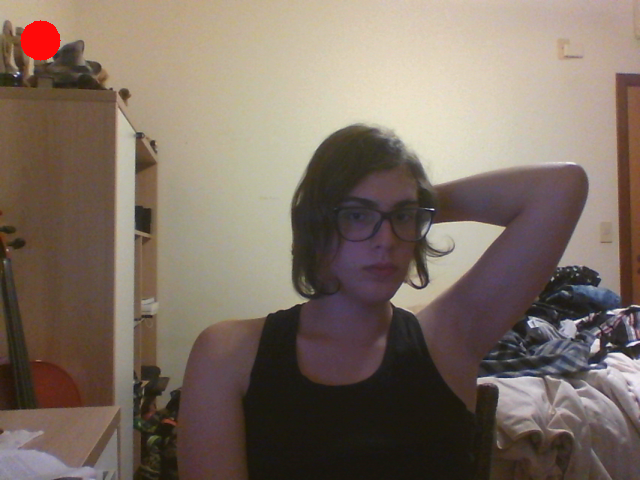
#> input picture capture/1460681605.26.png, 640 x 480 px, given in place of the camera
$ python compare.py
#> lines starting #> are read from the running program, lines starting #| are printed output that depends on the picture
### processing.py
#!/usr/bin/python
#encoding:utf-8

import numpy as np
import cv2

### Funções de preprocessamento ###

def toGray(frame):
  return cv2.cvtColor(frame, cv2.COLOR_BGR2GRAY)
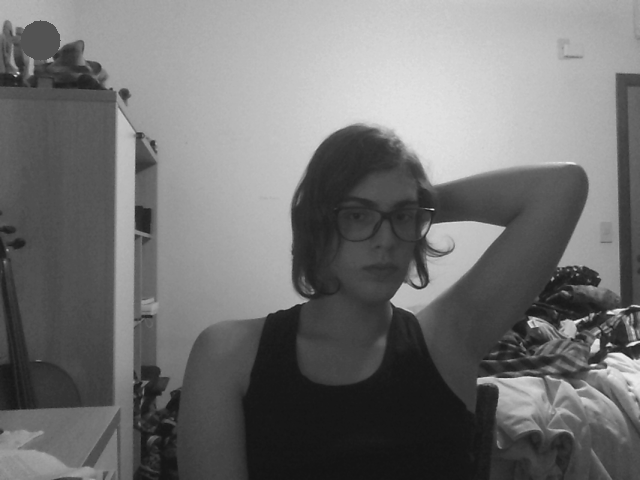
#> returned value: shape (480, 640); min 19, max 239, mean 113.8
#> in pre2, img is the input picture: shape (480, 640, 3); mean B, G, R 99.5, 110.9, 125.4

def gaussianFilter(img, shape):
  return cv2.GaussianBlur(img, shape, 0)

def meanFilter(img, shape):
  return cv2.blur(img,shape)

def medianFilter(img, size):
#> called with size = 15
  return cv2.medianBlur(img,size)
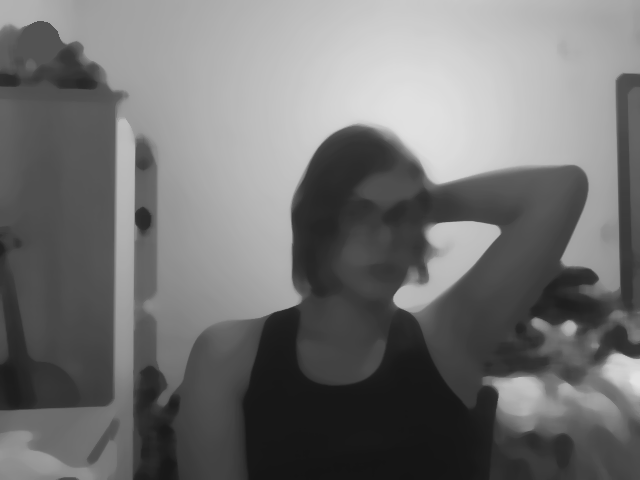
#> returned value: shape (480, 640); min 20, max 226, mean 113.6

def normalize(img):
  return cv2.normalize(img)


### Funções de detecção ###

def imgDiff(buff):
  return cv2.absdiff(buff[-2], buff[-1])

def laplacian(buff):
  return -buff[-3]/2 + buff[-2] -buff[-1]/2

def threshold(img, t):
  return cv2.threshold(img, t, 255, cv2.THRESH_BINARY)[1]


### Funcões combinadas de preprocessamento e deteccao úteis ###

# [11 lines left out: functions pre1, det1, not called in this run]

def pre2(img):
  gray = toGray(img)
  filt = medianFilter(gray, 15)
  return img

# [11 lines left out: functions det2, pre3, not called in this run]

def det3(buf):
  lap = laplacian(buf)
  return lap.sum() < 7000000


### imageIterator.py
# encoding: utf-8

import numpy as np

class Iterator(object):

  def __init__(self, capture, preprocess=lambda x:x, bufferSize=3):
    """ Inicializa um buffer de imagens. """

    self.capture = capture
    self.preprocess = preprocess

    # Dados da imagem para inicializar o buffer
    checkFrame = preprocess(capture())

    imgShape = checkFrame.shape
#> imgShape = (480, 640, 3)
    bufferShape = [bufferSize] + list(imgShape)
#> bufferShape = [3, 480, 640, 3]

    self.imgBuffer = np.zeros(bufferShape, dtype=checkFrame.dtype)

    # Frames de inicializaçãp
    for i in range(bufferSize):
      self.next()


  def __iter__(self):
    return self


  def next(self):
    """ Carrega uma nova imagem em cada iteração. """

    self.raw = self.capture()

    if self.raw is None:
      raise StopIteration

    self.imgBuffer = np.roll(self.imgBuffer,-1,axis=0)
    self.imgBuffer[0] = self.preprocess(self.raw)

    return self.imgBuffer

### compare.py
#!/usr/bin/python
#encoding:utf-8

import numpy as np
import cv2
from  processing import *
from imageIterator import Iterator


# Abre stream na webcam 0
cap = cv2.VideoCapture(0)
capture = lambda : cap.read()[1]

it = Iterator(capture, preprocess=pre2)

# Loop de captura
#> (the run stopped early here; a loop or call above may not have finished)
